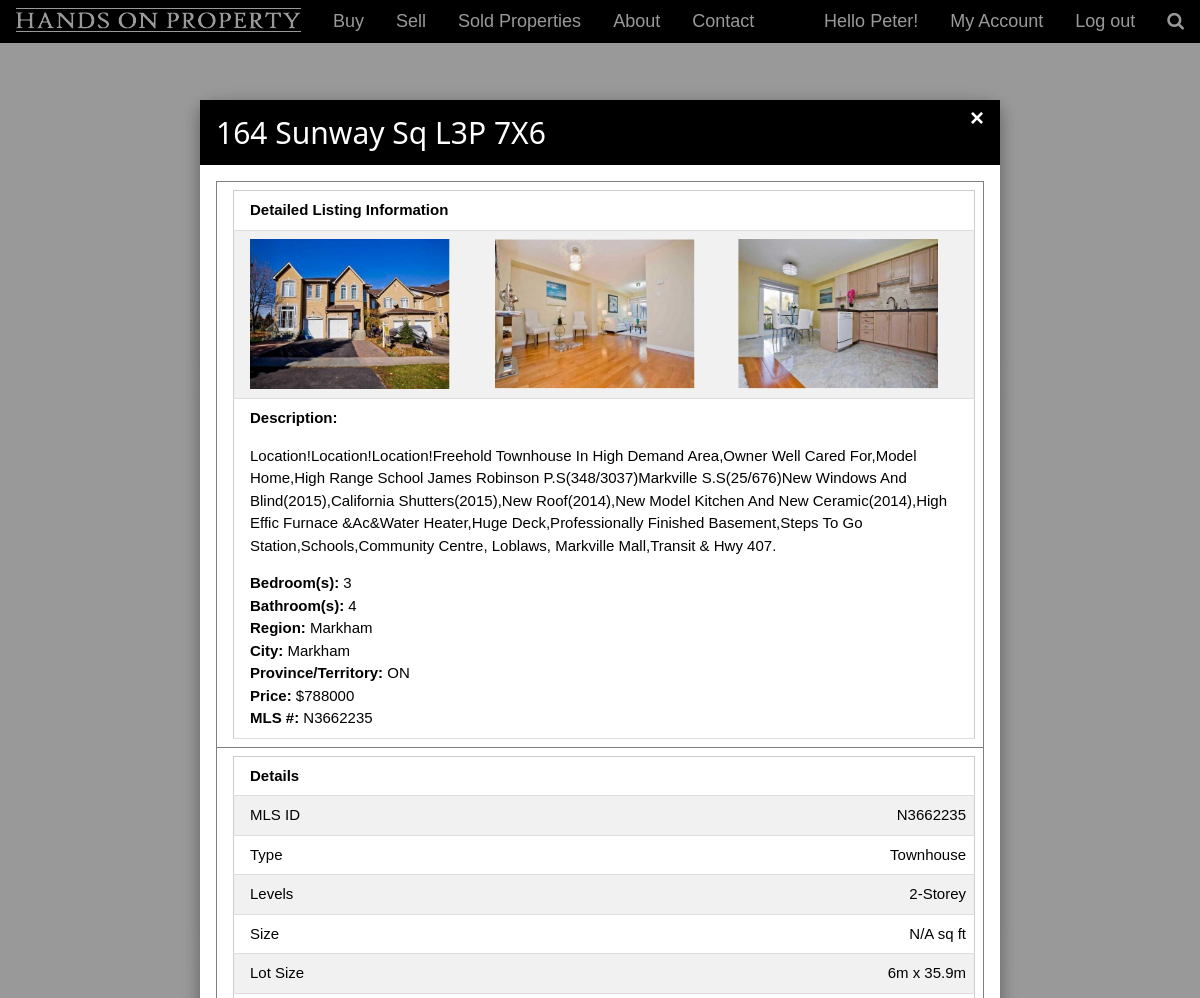
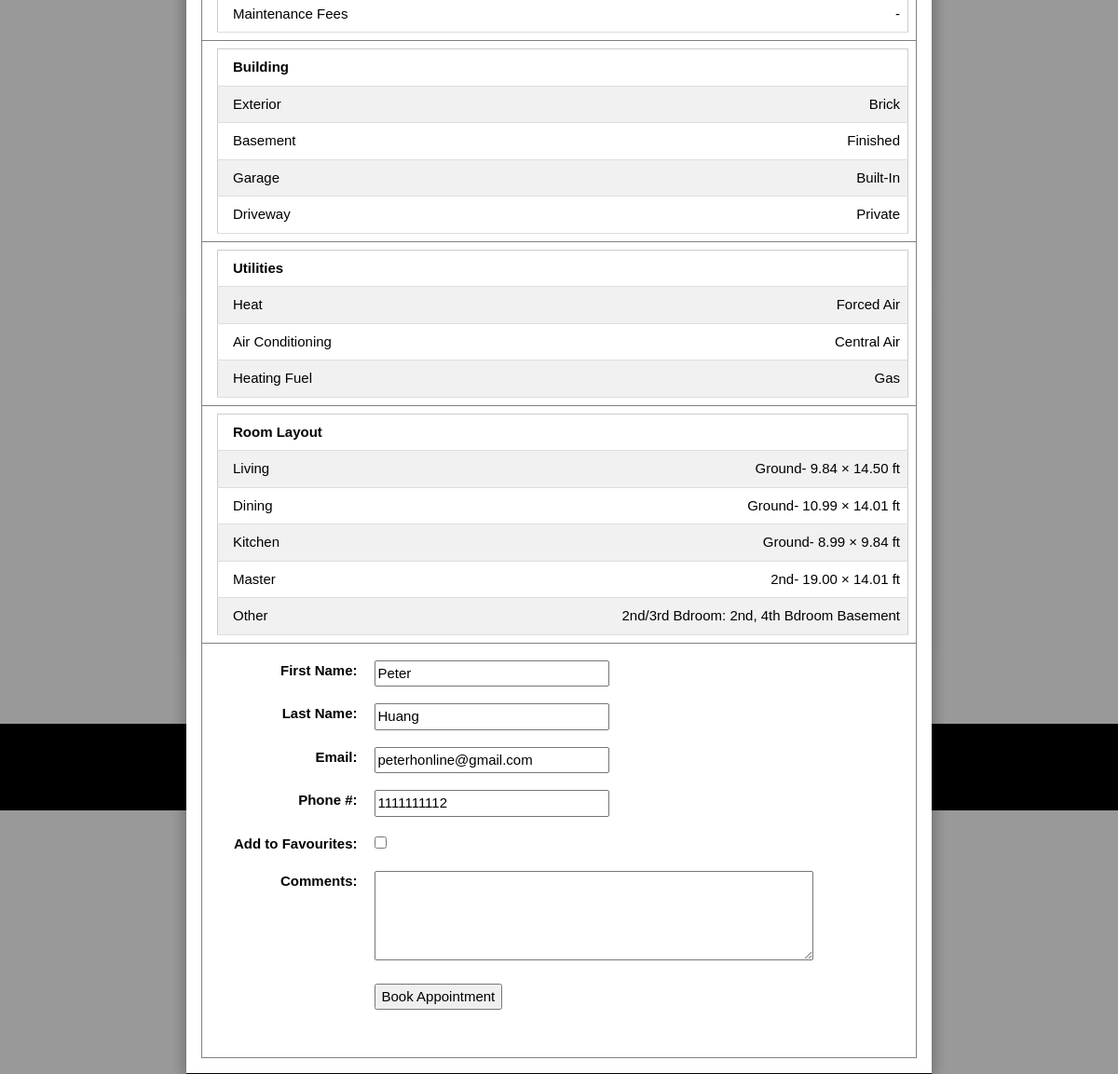
Page /myaccount.php?user=peterhonline@gmail.com&type=favourite_house_listing&action=view&mls_id=N3662235&status=active (signed in) on the committed database (2 pictures, top to bottom).
### tables this page shows
CREATE TABLE IF NOT EXISTS `user` (
  `id` int(9) NOT NULL,
  `first_name` varchar(50) NOT NULL,
  `last_name` varchar(50) NOT NULL,
  `email` varchar(50) NOT NULL,
  `phone_num` varchar(11) NOT NULL,
  `password` varchar(100) NOT NULL,
  `role` varchar(30) NOT NULL
);

CREATE TABLE IF NOT EXISTS `property` (
  `id` int(9) NOT NULL,
  `street_num` int(5) NOT NULL,
  `street_name` varchar(50) NOT NULL,
  `unit_num` varchar(4) NOT NULL,
  `postal_code` varchar(10) NOT NULL,
  `description` varchar(1000) NOT NULL,
  `num_of_bedroom` int(2) NOT NULL,
  `num_of_bathroom` int(2) NOT NULL,
  `region` varchar(50) NOT NULL,
  `city` varchar(50) NOT NULL,
  `province_territory` varchar(50) NOT NULL,
  `price` int(9) NOT NULL,
  `mls_id` varchar(10) NOT NULL,
  `latitude` decimal(11,6) NOT NULL,
  `longitude` decimal(11,6) NOT NULL
);

CREATE TABLE IF NOT EXISTS `property_images` (
  `id` int(11) NOT NULL,
  `image_path` varchar(150) NOT NULL,
  `mls_id` varchar(10) NOT NULL
);

CREATE TABLE IF NOT EXISTS `property_details` (
  `id` int(9) NOT NULL,
  `type` varchar(50) NOT NULL,
  `levels` varchar(50) NOT NULL,
  `size` varchar(10) NOT NULL,
  `lot_size` varchar(10) NOT NULL,
  `maintenance_fee` varchar(10) NOT NULL,
  `mls_id` varchar(10) NOT NULL
);

CREATE TABLE IF NOT EXISTS `property_exterior` (
  `id` int(9) NOT NULL,
  `exterior` varchar(50) NOT NULL,
  `basement` varchar(50) NOT NULL,
  `garage` varchar(50) NOT NULL,
  `driveway` varchar(50) NOT NULL,
  `mls_id` varchar(50) NOT NULL
);

CREATE TABLE IF NOT EXISTS `property_utilities` (
  `id` int(9) NOT NULL,
  `heat` varchar(30) NOT NULL,
  `air_conditioning` varchar(30) NOT NULL,
  `heating_fuel` varchar(30) NOT NULL,
  `mls_id` varchar(10) NOT NULL
);

CREATE TABLE IF NOT EXISTS `property_layout` (
  `id` int(9) NOT NULL,
  `living` varchar(50) NOT NULL,
  `dining` varchar(50) NOT NULL,
  `kitchen` varchar(50) NOT NULL,
  `master` varchar(50) NOT NULL,
  `other` varchar(50) NOT NULL,
  `mls_id` varchar(10) NOT NULL
);

### myaccount.php (the view, shortened to what the rows shown need)
<?php
	include("library.php");
	$email = $_SESSION['user'];
	showHeader("Hands on Property Sell My Account", "", 1 , $email);
	getDetailedListing();
	if(isset($_GET['mls_id']) && isset($_GET['type']) && isset($_GET['action'])){
		if($_GET['type'] == "favourite_house_listing" && $_GET['action'] == "view"){
			echo "
			<script type='text/javascript'>
				var d = document.getElementById('detailedListingModal').style.display='block';
			</script>
			<br />
			";
		}
	}
?>
<div class="w3-content" style="max-height:100%;max-width:2000px;margin-top:0px">
  <div class="w3-container w3-content w3-center w3-padding-64" style="max-width:70%;max-height=100%" id="mypersonalaccount">
	<div class='w3-card-4 w3-margin'>
		<h2 class="w3-wide">Personal Details</h2>
	</div>
	<div class='w3-card-4 w3-margin'>
		<h2 class="w3-wide">Appointments</h2>
		<table class='w3-table-all' border='0'>
			<tr>
				<th>Reference ID</th>
				<th>Property ID</th>
				<th>Appointment Date Submission</th>
				<th>User commments</th>
				<th>Status</th>
				<th>Actions</th>
			</tr>
		</table>
		</div>
	<div class='w3-card-4 w3-margin'>
		<h2 class="w3-wide">Saved Search Property Preferences</h2>
		<table class='w3-table-all' border='0'>
			<tr>
				<th>ID</th>
				<th>Region</th>
				<th>Home Type</th>
				<th>Min Price</th>
				<th>Max Price</th>
				<th>Exterior</th>
				<th>Status</th>
				<th>Actions</th>
			</tr>
		</table>
	</div>
	<div class='w3-card-4 w3-margin'>
		<h2 class="w3-wide">Favourite Property Listings</h2>
		<table class='w3-table-all' border='0'>
			<tr>
				<th>ID</th>
				<th>Property ID</th>
				<th>Status</th>
				<th>Actions</th>
			</tr>
		</table>
		</div>
  </div>
</div>
<?php
	showFooter();
?>

### library.php (shortened to what the rows shown need)
<?php
	function showHeader($title, $body_css, $logout, $username){
		echo "<!DOCTYPE html><html>
		<title>".$title."</title>
		<meta name='viewport' content='width=device-width, initial-scale=1'>
		<link rel='stylesheet' type='text/css' href='./css/w3.css'>
		<link rel='stylesheet' type='text/css' href='./css/kalvin.css'>
		<link rel='stylesheet' href='https://fonts.googleapis.com/icon?family=Material+Icons'>
		<link rel='stylesheet' href='https://cdnjs.cloudflare.com/ajax/libs/font-awesome/4.7.0/css/font-awesome.min.css'>
		";
		echo "
		<script type='text/javascript' src='./js/library.js'></script>
		<script type='text/javascript' src='./js/kalvin.js'></script>
		<body ".$body_css.">
		";
		echo "
			<div class='w3-top'>
			<div class='w3-center'>
				<ul class='w3-navbar w3-black w3-large w3-left-align'>
				  <!--<li class='w3-hide-medium w3-hide-large w3-opennav w3-right'>
					<a class='w3-padding-large' href='javascript:void(0)' onclick='myFunction()' title='Toggle Navigation Menu'><i class='fa fa-bars'></i></a>
				  </li>-->
					<li class='w3-hide-small'><a class='w3-hover-none' href='index.php'><img src='./img/logo.png' border='0' /></a></li>
					<li class='w3-hide-small'><a href='buyproperty.php'>Buy</a></li>
					<li class='w3-hide-small'><a href='sellproperty.php'>Sell</a></li>
					<li class='w3-hide-small'><a href='historylist.php'>Sold Properties</a></li>
					<li class='w3-hide-small'><a href='aboutus.php'>About</a></li>
					<li class='w3-hide-small'><a href='contactus.php'>Contact</a></li>
					<li class='w3-right w3-hide-small'><a href='javascript:void(0)' class='w3-hover-red'><i class='fa fa-search'></i></a>
		";
		if($logout == 0){
			echo "
					<li class='w3-right w3-hide-small'><a href='#' class='w3-hover-red'
						onclick=\"document.getElementById('signUpModal').style.display='block';
						document.forms['SignUpForm']['firstName'].value = '';
						document.forms['SignUpForm']['lastName'].value = '';
						document.forms['SignUpForm']['email'].value = '';
						document.forms['SignUpForm']['phone_num'].value = '';
						document.forms['SignUpForm']['passWord'].value = '';
						document.getElementById('signup_msg').innerHTML = '';
						\">Sign up</a></li>
					<li class='w3-right w3-hide-small'><a href='#' class='w3-hover-red'
							onclick=\"document.getElementById('loginModal').style.display='block';
							document.forms['LoginForm']['userName'].value='';
							document.forms['LoginForm']['passWord'].value='';
							document.getElementById('login_msg').innerHTML='';
						\">Login</a></li>
				</ul>
			</div>
			</div>
			";
		}
		else{
	$db = "";
	$table = "user";
	$server = "localhost";
	$user = "";
	$pass = "";
			$conn = mysqli_connect($server, $user, $pass, $db);
			$query = "select * from $table where email='$username'";
			$results = mysqli_query($conn, $query);
			$value = mysqli_fetch_object($results);
			$firstName = $value->first_name;
			echo "
				<li class='w3-right w3-hide-small'><a href='logout.php'>Log out</a></li>
				<li class='w3-right w3-hide-small'><a href='myaccount.php'>My Account</a></li>
				<li class='w3-right w3-hide-small w3-navitem'>Hello ".$firstName."!</li>
				</ul>
			</div>
			</div>
			";
		}
	}
	function loginModal(){
		function getDetailedListing(){
			if(isset($_GET['mls_id'])){
				$db = "transitc_reo";
				$server = "localhost";
				$user = "transitc_reo";
				$pass = "hopishere";
				$mls_id = $_GET['mls_id'];
				$conn = mysqli_connect($server, $user, $pass, $db);
				$arr = array(array());
				$counter = 0;
				$query_detailed_listing = "select street_num, street_name, postal_code, description, region, city, province_territory, price, num_of_bedroom, num_of_bathroom, latitude, longitude from property where mls_id = '$mls_id'";
				if($results = mysqli_query($conn, $query_detailed_listing)){
					while($row = mysqli_fetch_row($results)){
					$arr[$counter][0] = $row[10];
					$arr[$counter][1] = $row[11];
					$counter++;
					echo "
					<div id=\"detailedListingModal\" class=\"w3-modal\">
					<div class=\"w3-modal-content w3-animate-top w3-card-8\" style=\"max-width:800px\">
					  <header class=\"w3-container w3-black\">
						<span onclick=\"document.getElementById('detailedListingModal').style.display='none'\"
						class=\"w3-closebtn\">&times;</span>
						<h2>".$row[0]. " " .$row[1]. " " .$row[2]. "</h2>
					  </header>
					  <div class=\"w3-container w3-padding-16 w3-center\">
					  <table class='w3-table' border='1'>
					  ";
					echo "<tr><td>
								<table class='w3-table-all' style='width:100%'>
								<tr>
									<td colspan='3'><b>Detailed Listing Information</b></td>
								</tr>
								<tr>
					";
							$image_query = "select image_path from property_images where mls_id = '$mls_id'";
							if($image_results = mysqli_query($conn, $image_query)){
								while($image_row = mysqli_fetch_row($image_results)){
								$image_path = $image_row[0];
								echo "<td><img src='$image_path' width='200' height='150' /></td>";
							}
						}
					echo "
									<tr>
										<td colspan='3'>
										<b>Description: </b>
										<p>".$row[3]."</p>
										<b>Bedroom(s): </b>".$row[8]."<br />
										<b>Bathroom(s): </b>".$row[9]."<br />
										<b>Region: </b>".$row[4]."<br />
										<b>City: </b>".$row[5]."<br />
										<b>Province/Territory: </b>".$row[6]."<br />
										<b>Price: </b>$".$row[7]."<br />
										<b>MLS #: </b>".$mls_id."<br />
										</td>
									</tr>
									</table>
					</td></tr>";
					}
				}
				$query_detailed_listing = "select mls_id, type, levels, size, lot_size, maintenance_fee from property_details where mls_id = '$mls_id'";
				if($results = mysqli_query($conn, $query_detailed_listing)){
					while($row = mysqli_fetch_row($results)){
						echo "<tr>
							<td>
								<table class='w3-table-all' style='width:100%'>
									<tr>
										<td colspan='2'><b>Details</b></td>
									</tr>
									<tr><td class='w3-left'>MLS ID</td>
										<td class='w3-right'>".$row[0]."</td>
									</tr>
									<tr><td class='w3-left'>Type</td>
										<td class='w3-right'>".$row[1]."</td>
									</tr>
									<tr><td class='w3-left'>Levels</td>
										<td class='w3-right'>".$row[2]."</td>
									</tr>
									<tr><td class='w3-left'>Size</td>
										<td class='w3-right'>".$row[3]."</td>
									</tr>
									<tr><td class='w3-left'>Lot Size</td>
										<td class='w3-right'>".$row[4]."</td>
									</tr>
									<tr><td class='w3-left'>Maintenance Fees</td>
										<td class='w3-right'>".$row[5]."</td>
									</tr>
								</table>
							</td>
							</tr>
						";
					}
				}
				$query_detailed_exterior = "select exterior, basement, garage, driveway from property_exterior where mls_id = '$mls_id'";
				if($results = mysqli_query($conn, $query_detailed_exterior)){
					while($row = mysqli_fetch_row($results)){
						echo "<tr>
							<td>
								<table class='w3-table-all' style='width:100%'>
									<tr>
										<td colspan='2'><b>Building</b></td>
									</tr>
									<tr><td class='w3-left'>Exterior</td>
										<td class='w3-right'>".$row[0]."</td>
									</tr>
									<tr><td class='w3-left'>Basement</td>
										<td class='w3-right'>".$row[1]."</td>
									</tr>
									<tr><td class='w3-left'>Garage</td>
										<td class='w3-right'>".$row[2]."</td>
									</tr>
									<tr><td class='w3-left'>Driveway</td>
										<td class='w3-right'>".$row[3]."</td>
									</tr>
								</table>
							</td>
							</tr>
						";
					}
				}
				$query_detailed_utilities = "select heat, air_conditioning, heating_fuel from property_utilities where mls_id = '$mls_id'";
				if($results = mysqli_query($conn, $query_detailed_utilities)){
					while($row = mysqli_fetch_row($results)){
						echo "<tr>
							<td>
								<table class='w3-table-all' style='width:100%'>
									<tr>
										<td colspan='2'><b>Utilities</b></td>
									</tr>
									<tr><td class='w3-left'>Heat</td>
										<td class='w3-right'>".$row[0]."</td>
									</tr>
									<tr><td class='w3-left'>Air Conditioning</td>
										<td class='w3-right'>".$row[1]."</td>
									</tr>
									<tr><td class='w3-left'>Heating Fuel</td>
										<td class='w3-right'>".$row[2]."</td>
									</tr>
								</table>
							</td>
							</tr>
						";
					}
				}
				$query_detailed_layout = "select living, dining, kitchen, master, other from property_layout where mls_id = '$mls_id'";
				if($results = mysqli_query($conn, $query_detailed_layout)){
					while($row = mysqli_fetch_row($results)){
						echo "<tr>
							<td>
								<table class='w3-table-all' style='width:100%'>
									<tr>
										<td colspan='2'><b>Room Layout</b></td>
									</tr>
									<tr><td class='w3-left'>Living</td>
										<td class='w3-right'>".$row[0]."</td>
									</tr>
									<tr><td class='w3-left'>Dining</td>
										<td class='w3-right'>".$row[1]."</td>
									</tr>
									<tr><td class='w3-left'>Kitchen</td>
										<td class='w3-right'>".$row[2]."</td>
									</tr>
									<tr><td class='w3-left'>Master</td>
										<td class='w3-right'>".$row[3]."</td>
									</tr>
									<tr><td class='w3-left'>Other</td>
										<td class='w3-right'>".$row[4]."</td>
									</tr>
								</table>
							</td>
							</tr>
						";
					}
				}
					echo "</table>
					  </div>
					  <footer class=\"w3-container w3-black\">
					  </footer>
					</div>
				  </div>
				  ";
				  return $arr;
			}
		}
	}
	function showFooter(){
		echo
		"</body>
		</html>
		";
	}
?>

### rows in the picture
user: first_name "Peter"
property: street_num "164", street_name "Sunway Sq", postal_code "L3P 7X6", description "Location!Location!Location!Freehold Townhouse In High Demand Area,Owner Well Cared For,Model Home,High Range School James Robinson P.S(348/3037)Markville S.S(25/676)New Windows And Blind(2015),California Shutters(2015),New Roof(2014),New Model Kitchen And New Ceramic(2014),High Effic Furnace &Ac&Water Heater,Huge Deck,Professionally Finished Basement,Steps To Go Station,Schools,Community Centre, Loblaws, Markville Mall,Transit & Hwy 407.", num_of_bedroom "3", num_of_bathroom "4", region "Markham", city "Markham", province_territory "ON", price "788000"
property_images: image_path (picture)
property_images: image_path (picture)
property_images: image_path (picture)
property_details: mls "N3662235", type "Townhouse", levels "2-Storey", size "N/A sq ft", lot_size "6m x 35.9m", maintenance_fee "-"
property_exterior: exterior "Brick", basement "Finished", garage "Built-In", driveway "Private"
property_utilities: heat "Forced Air", air_conditioning "Central Air", heating_fuel "Gas"
property_layout: living "Ground- 9.84 × 14.50 ft", dining "Ground- 10.99 × 14.01 ft", kitchen "Ground- 8.99 × 9.84 ft", master "2nd- 19.00 × 14.01 ft", other "2nd/3rd Bdroom: 2nd, 4th Bdroom Basement"
